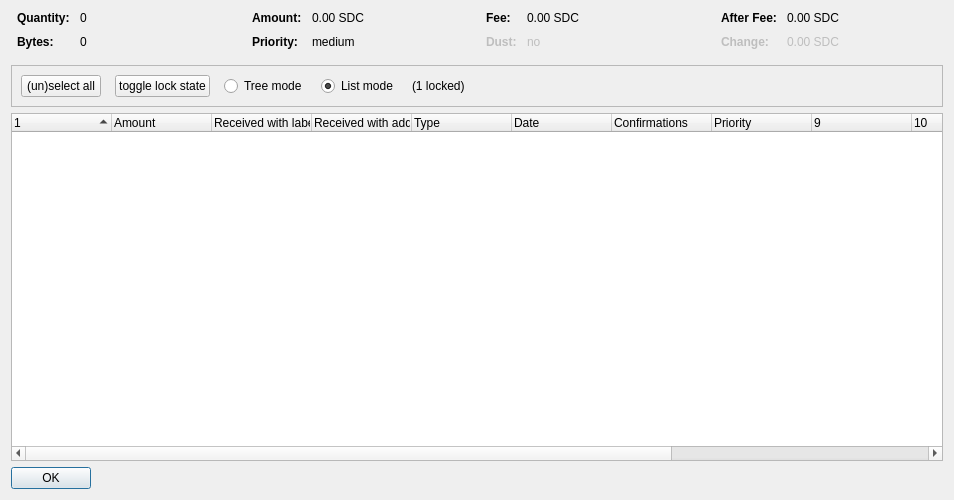
<?xml version="1.0" encoding="UTF-8"?>
<ui version="4.0">
 <class>CoinControlDialog</class>
 <widget class="QDialog" name="CoinControlDialog">
  <property name="geometry">
   <rect>
    <x>0</x>
    <y>0</y>
    <width>954</width>
    <height>500</height>
   </rect>
  </property>
  <property name="windowTitle">
   <string>Coin Selection</string>
  </property>
  <layout class="QVBoxLayout" name="verticalLayout">
   <item>
    <layout class="QHBoxLayout" name="horizontalLayoutTop" stretch="0,0,0,0">
     <property name="topMargin">
      <number>0</number>
     </property>
     <property name="bottomMargin">
      <number>10</number>
     </property>
     <item>
      <layout class="QFormLayout" name="formLayoutCoinControl1">
       <property name="horizontalSpacing">
        <number>10</number>
       </property>
       <property name="verticalSpacing">
        <number>10</number>
       </property>
       <property name="leftMargin">
        <number>6</number>
       </property>
       <property name="rightMargin">
        <number>6</number>
       </property>
       <item row="0" column="0">
        <widget class="QLabel" name="labelCoinControlQuantityText">
         <property name="font">
          <font>
           <weight>75</weight>
           <bold>true</bold>
          </font>
         </property>
         <property name="text">
          <string>Quantity:</string>
         </property>
        </widget>
       </item>
       <item row="0" column="1">
        <widget class="QLabel" name="labelCoinControlQuantity">
         <property name="cursor">
          <cursorShape>IBeamCursor</cursorShape>
         </property>
         <property name="contextMenuPolicy">
          <enum>Qt::ActionsContextMenu</enum>
         </property>
         <property name="text">
          <string notr="true">0</string>
         </property>
         <property name="textInteractionFlags">
          <set>Qt::LinksAccessibleByMouse|Qt::TextSelectableByKeyboard|Qt::TextSelectableByMouse</set>
         </property>
        </widget>
       </item>
       <item row="1" column="0">
        <widget class="QLabel" name="labelCoinControlBytesText">
         <property name="font">
          <font>
           <weight>75</weight>
           <bold>true</bold>
          </font>
         </property>
         <property name="text">
          <string>Bytes:</string>
         </property>
        </widget>
       </item>
       <item row="1" column="1">
        <widget class="QLabel" name="labelCoinControlBytes">
         <property name="cursor">
          <cursorShape>IBeamCursor</cursorShape>
         </property>
         <property name="contextMenuPolicy">
          <enum>Qt::ActionsContextMenu</enum>
         </property>
         <property name="text">
          <string notr="true">0</string>
         </property>
         <property name="textInteractionFlags">
          <set>Qt::LinksAccessibleByMouse|Qt::TextSelectableByKeyboard|Qt::TextSelectableByMouse</set>
         </property>
        </widget>
       </item>
      </layout>
     </item>
     <item>
      <layout class="QFormLayout" name="formLayoutCoinControl2">
       <property name="horizontalSpacing">
        <number>10</number>
       </property>
       <property name="verticalSpacing">
        <number>10</number>
       </property>
       <property name="leftMargin">
        <number>6</number>
       </property>
       <property name="rightMargin">
        <number>6</number>
       </property>
       <item row="0" column="0">
        <widget class="QLabel" name="labelCoinControlAmountText">
         <property name="font">
          <font>
           <weight>75</weight>
           <bold>true</bold>
          </font>
         </property>
         <property name="text">
          <string>Amount:</string>
         </property>
        </widget>
       </item>
       <item row="0" column="1">
        <widget class="QLabel" name="labelCoinControlAmount">
         <property name="cursor">
          <cursorShape>IBeamCursor</cursorShape>
         </property>
         <property name="contextMenuPolicy">
          <enum>Qt::ActionsContextMenu</enum>
         </property>
         <property name="text">
          <string notr="true">0.00 SDC</string>
         </property>
         <property name="textInteractionFlags">
          <set>Qt::LinksAccessibleByMouse|Qt::TextSelectableByKeyboard|Qt::TextSelectableByMouse</set>
         </property>
        </widget>
       </item>
       <item row="1" column="0">
        <widget class="QLabel" name="labelCoinControlPriorityText">
         <property name="font">
          <font>
           <weight>75</weight>
           <bold>true</bold>
          </font>
         </property>
         <property name="text">
          <string>Priority:</string>
         </property>
        </widget>
       </item>
       <item row="1" column="1">
        <widget class="QLabel" name="labelCoinControlPriority">
         <property name="cursor">
          <cursorShape>IBeamCursor</cursorShape>
         </property>
         <property name="contextMenuPolicy">
          <enum>Qt::ActionsContextMenu</enum>
         </property>
         <property name="text">
          <string>medium</string>
         </property>
         <property name="textInteractionFlags">
          <set>Qt::LinksAccessibleByMouse|Qt::TextSelectableByKeyboard|Qt::TextSelectableByMouse</set>
         </property>
        </widget>
       </item>
      </layout>
     </item>
     <item>
      <layout class="QFormLayout" name="formLayoutCoinControl3">
       <property name="horizontalSpacing">
        <number>10</number>
       </property>
       <property name="verticalSpacing">
        <number>10</number>
       </property>
       <property name="leftMargin">
        <number>6</number>
       </property>
       <property name="rightMargin">
        <number>6</number>
       </property>
       <item row="0" column="0">
        <widget class="QLabel" name="labelCoinControlFeeText">
         <property name="font">
          <font>
           <weight>75</weight>
           <bold>true</bold>
          </font>
         </property>
         <property name="text">
          <string>Fee:</string>
         </property>
        </widget>
       </item>
       <item row="0" column="1">
        <widget class="QLabel" name="labelCoinControlFee">
         <property name="cursor">
          <cursorShape>IBeamCursor</cursorShape>
         </property>
         <property name="contextMenuPolicy">
          <enum>Qt::ActionsContextMenu</enum>
         </property>
         <property name="text">
          <string notr="true">0.00 SDC</string>
         </property>
         <property name="textInteractionFlags">
          <set>Qt::LinksAccessibleByMouse|Qt::TextSelectableByKeyboard|Qt::TextSelectableByMouse</set>
         </property>
        </widget>
       </item>
       <item row="1" column="0">
        <widget class="QLabel" name="labelCoinControlLowOutputText">
         <property name="enabled">
          <bool>false</bool>
         </property>
         <property name="font">
          <font>
           <weight>75</weight>
           <bold>true</bold>
          </font>
         </property>
         <property name="text">
          <string>Dust:</string>
         </property>
        </widget>
       </item>
       <item row="1" column="1">
        <widget class="QLabel" name="labelCoinControlLowOutput">
         <property name="enabled">
          <bool>false</bool>
         </property>
         <property name="cursor">
          <cursorShape>IBeamCursor</cursorShape>
         </property>
         <property name="contextMenuPolicy">
          <enum>Qt::ActionsContextMenu</enum>
         </property>
         <property name="text">
          <string>no</string>
         </property>
         <property name="textInteractionFlags">
          <set>Qt::LinksAccessibleByMouse|Qt::TextSelectableByKeyboard|Qt::TextSelectableByMouse</set>
         </property>
        </widget>
       </item>
      </layout>
     </item>
     <item>
      <layout class="QFormLayout" name="formLayoutCoinControl4">
       <property name="horizontalSpacing">
        <number>10</number>
       </property>
       <property name="verticalSpacing">
        <number>10</number>
       </property>
       <property name="leftMargin">
        <number>6</number>
       </property>
       <property name="rightMargin">
        <number>6</number>
       </property>
       <item row="0" column="0">
        <widget class="QLabel" name="labelCoinControlAfterFeeText">
         <property name="font">
          <font>
           <weight>75</weight>
           <bold>true</bold>
          </font>
         </property>
         <property name="text">
          <string>After Fee:</string>
         </property>
        </widget>
       </item>
       <item row="0" column="1">
        <widget class="QLabel" name="labelCoinControlAfterFee">
         <property name="cursor">
          <cursorShape>IBeamCursor</cursorShape>
         </property>
         <property name="contextMenuPolicy">
          <enum>Qt::ActionsContextMenu</enum>
         </property>
         <property name="text">
          <string notr="true">0.00 SDC</string>
         </property>
         <property name="textInteractionFlags">
          <set>Qt::LinksAccessibleByMouse|Qt::TextSelectableByKeyboard|Qt::TextSelectableByMouse</set>
         </property>
        </widget>
       </item>
       <item row="1" column="0">
        <widget class="QLabel" name="labelCoinControlChangeText">
         <property name="enabled">
          <bool>false</bool>
         </property>
         <property name="font">
          <font>
           <weight>75</weight>
           <bold>true</bold>
          </font>
         </property>
         <property name="text">
          <string>Change:</string>
         </property>
        </widget>
       </item>
       <item row="1" column="1">
        <widget class="QLabel" name="labelCoinControlChange">
         <property name="enabled">
          <bool>false</bool>
         </property>
         <property name="cursor">
          <cursorShape>IBeamCursor</cursorShape>
         </property>
         <property name="contextMenuPolicy">
          <enum>Qt::ActionsContextMenu</enum>
         </property>
         <property name="text">
          <string notr="true">0.00 SDC</string>
         </property>
         <property name="textInteractionFlags">
          <set>Qt::LinksAccessibleByMouse|Qt::TextSelectableByKeyboard|Qt::TextSelectableByMouse</set>
         </property>
        </widget>
       </item>
      </layout>
     </item>
    </layout>
   </item>
   <item>
    <widget class="QFrame" name="frame">
     <property name="minimumSize">
      <size>
       <width>0</width>
       <height>40</height>
      </size>
     </property>
     <property name="frameShape">
      <enum>QFrame::StyledPanel</enum>
     </property>
     <property name="frameShadow">
      <enum>QFrame::Sunken</enum>
     </property>
     <layout class="QHBoxLayout" name="horizontalLayout">
      <item>
       <layout class="QHBoxLayout" name="horizontalLayoutPanel" stretch="0,0,0,0,0,0">
        <property name="spacing">
         <number>14</number>
        </property>
        <item>
         <widget class="QPushButton" name="pushButtonSelectAll">
          <property name="sizePolicy">
           <sizepolicy hsizetype="Maximum" vsizetype="Fixed">
            <horstretch>0</horstretch>
            <verstretch>0</verstretch>
           </sizepolicy>
          </property>
          <property name="text">
           <string>(un)select all</string>
          </property>
          <property name="autoDefault">
           <bool>false</bool>
          </property>
         </widget>
        </item>
        <item>
         <widget class="QPushButton" name="pushButtonToggleLock">
          <property name="sizePolicy">
           <sizepolicy hsizetype="Maximum" vsizetype="Fixed">
            <horstretch>0</horstretch>
            <verstretch>0</verstretch>
           </sizepolicy>
          </property>
          <property name="text">
           <string>toggle lock state</string>
          </property>
          <property name="autoDefault">
           <bool>false</bool>
          </property>
         </widget>
        </item>
        <item>
         <widget class="QRadioButton" name="radioTreeMode">
          <property name="sizePolicy">
           <sizepolicy hsizetype="Maximum" vsizetype="Fixed">
            <horstretch>0</horstretch>
            <verstretch>0</verstretch>
           </sizepolicy>
          </property>
          <property name="text">
           <string>Tree mode</string>
          </property>
         </widget>
        </item>
        <item>
         <widget class="QRadioButton" name="radioListMode">
          <property name="sizePolicy">
           <sizepolicy hsizetype="Maximum" vsizetype="Fixed">
            <horstretch>0</horstretch>
            <verstretch>0</verstretch>
           </sizepolicy>
          </property>
          <property name="text">
           <string>List mode</string>
          </property>
          <property name="checked">
           <bool>true</bool>
          </property>
         </widget>
        </item>
        <item>
         <widget class="QLabel" name="labelLocked">
          <property name="text">
           <string>(1 locked)</string>
          </property>
         </widget>
        </item>
        <item>
         <spacer name="horizontalSpacer">
          <property name="orientation">
           <enum>Qt::Horizontal</enum>
          </property>
          <property name="sizeHint" stdset="0">
           <size>
            <width>40</width>
            <height>20</height>
           </size>
          </property>
         </spacer>
        </item>
       </layout>
      </item>
     </layout>
    </widget>
   </item>
   <item>
    <widget class="CoinControlTreeWidget" name="treeWidget">
     <property name="contextMenuPolicy">
      <enum>Qt::CustomContextMenu</enum>
     </property>
     <property name="sortingEnabled">
      <bool>false</bool>
     </property>
     <property name="columnCount">
      <number>13</number>
     </property>
     <attribute name="headerShowSortIndicator" stdset="0">
      <bool>true</bool>
     </attribute>
     <attribute name="headerStretchLastSection">
      <bool>false</bool>
     </attribute>
     <column>
      <property name="text">
       <string/>
      </property>
     </column>
     <column>
      <property name="text">
       <string>Amount</string>
      </property>
     </column>
     <column>
      <property name="text">
       <string>Received with label</string>
      </property>
     </column>
     <column>
      <property name="text">
       <string>Received with address</string>
      </property>
     </column>
     <column>
      <property name="text">
	<string>Type</string>
      </property>
     </column>
     <column>
      <property name="text">	 
       <string>Date</string>
      </property>
     </column>
     <column>
      <property name="text">
       <string>Confirmations</string>
      </property>
      <property name="toolTip">
       <string>Confirmed</string>
      </property>
     </column>
     <column>
      <property name="text">
       <string>Priority</string>
      </property>
     </column>
     <column>
      <property name="text">
       <string/>
      </property>
     </column>
     <column>
      <property name="text">
       <string/>
      </property>
     </column>
     <column>
      <property name="text">
       <string/>
      </property>
     </column>
     <column>
      <property name="text">
       <string/>
      </property>
     </column>
     <column>
      <property name="text">
       <string/>
      </property>
     </column>
    </widget>
   </item>
   <item>
    <widget class="QDialogButtonBox" name="buttonBox">
     <property name="sizePolicy">
      <sizepolicy hsizetype="Maximum" vsizetype="Fixed">
       <horstretch>0</horstretch>
       <verstretch>0</verstretch>
      </sizepolicy>
     </property>
     <property name="orientation">
      <enum>Qt::Horizontal</enum>
     </property>
     <property name="standardButtons">
      <set>QDialogButtonBox::Ok</set>
     </property>
    </widget>
   </item>
  </layout>
 </widget>
 <customwidgets>
  <customwidget>
   <class>CoinControlTreeWidget</class>
   <extends>QTreeWidget</extends>
   <header>coincontroltreewidget.h</header>
  </customwidget>
 </customwidgets>
 <resources/>
 <connections/>
</ui>
